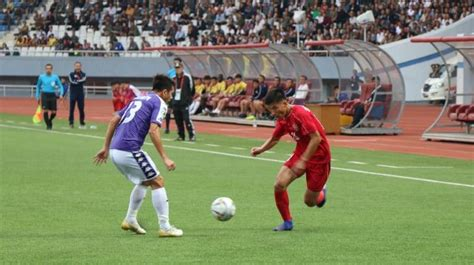
#> input picture Labwork 1/football.jpeg, 474 x 265 px
$ python crop.py
#> lines starting #> are read from the running program, lines starting #| are printed output that depends on the picture
import cv2 as cv
import sys

img = cv.imread(cv.samples.findFile("football.jpeg"))
#> img is the input picture: shape (265, 474, 3); mean B, G, R 101, 130.5, 126.7
print(img.shape)
#| (265, 474, 3)

imgCropped = img[70:259,70:359]
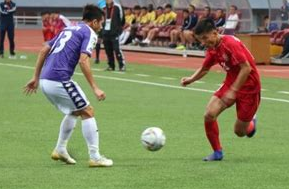
#> imgCropped: shape (189, 289, 3); mean B, G, R 96.3, 132.4, 130.1

cv.imshow("Cropped", imgCropped)
cv.waitKey(0)
